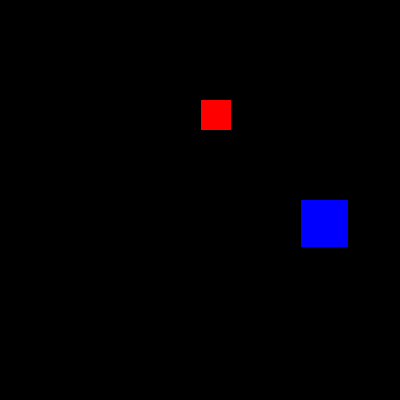
Frame 1 (no input)
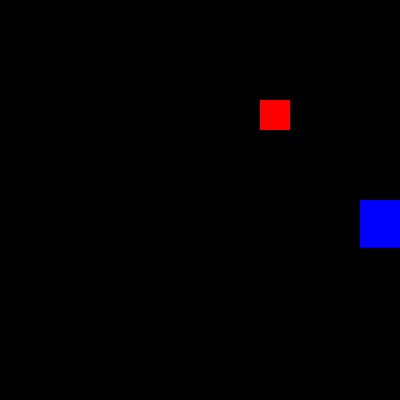
Frame 60 (the mouse pressed at the canvas centre just before this capture)
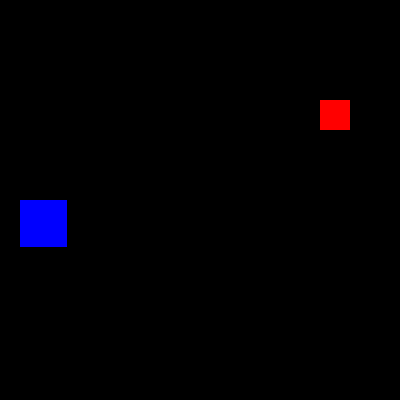
Frame 120 (the mouse held since frame 60 and released just before this capture)

The Processing sketch that drew these frames (run headless with seeded random() and noise(); from frame 60 on, the mouse is pressed at the canvas centre):

// Processing sketch: processing_142596
// ── processing_142596.pde

//risa hiyama 


Figure f1, f2; 
 
void setup ( ) 
{ 
 size( 400, 400 ); 
 f1 = new Figure( ); 
 f1.x = 200; 
 f1.y = 100; 
 f1.dim = 30; 
 
 f1.col = color( 255, 0, 0 ); 
 f2 = new Figure( ); 
 f2.x = 300; 
 f2.y = 200; 
 f2.dim = 47; 
 f2.col = color( 0, 0, 255 ); 
 
 noStroke( ); 
} 
 
void draw( ) 
{ 
 background( 0 ); 
 f1.moveFigure( ); 
 f1.drawFigure( ); 
 f2.moveFigure( ); 
 f2.drawFigure( ); 
} 
class Figure
{
  int x,y,dim;
  color col;
  void drawFigure(){
    fill (col);
    rect(x,y,dim,dim);
  }
  
  void moveFigure(){
    if(x<width){
      
    x=x+1;
    
    }
    if(x==width){
    x=0;
    
    }
    
    
  }
  



}
